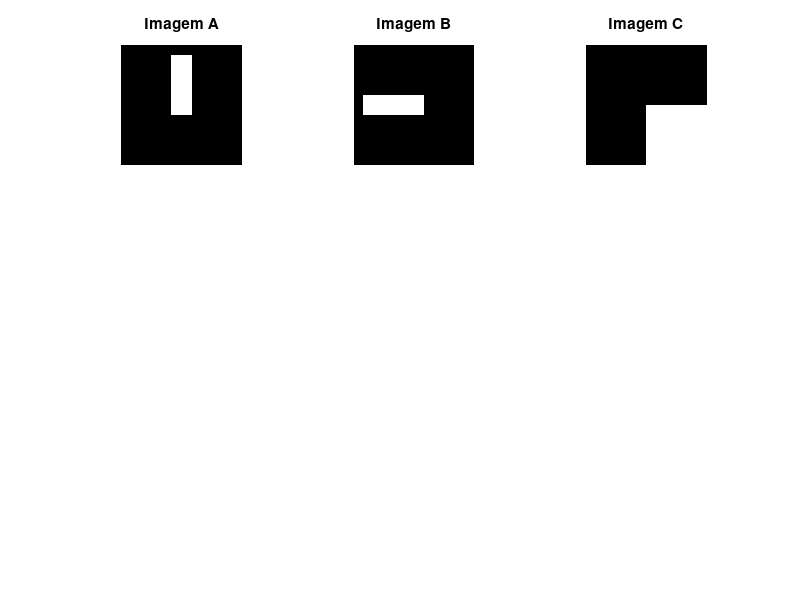
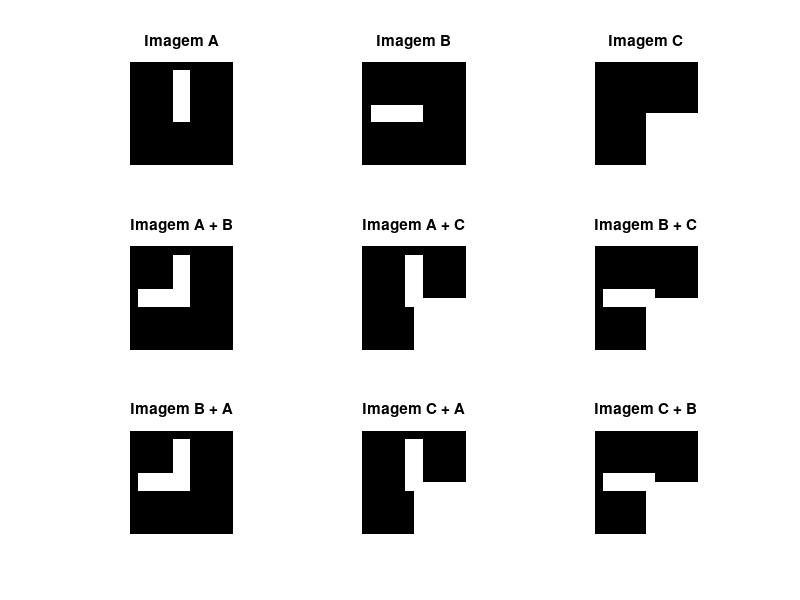
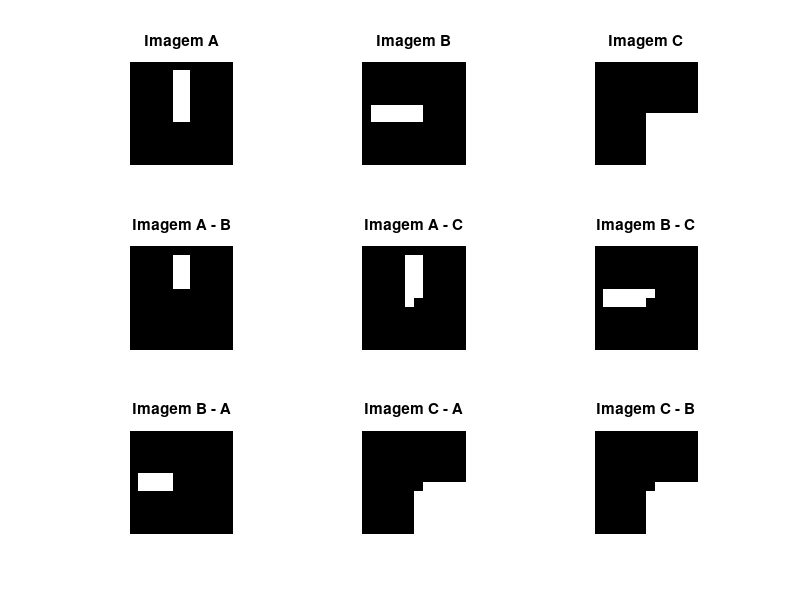
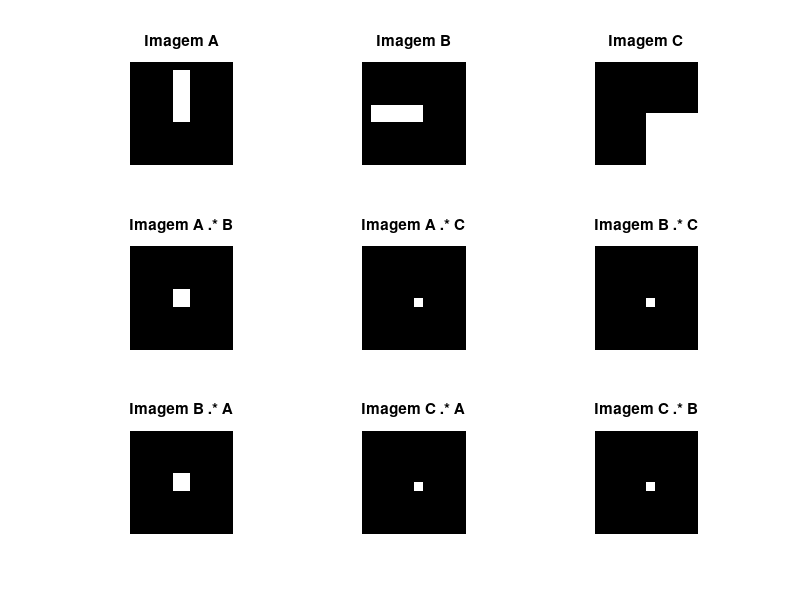

MATLAB code to generate these figures, in order: (Note: this script raises an error after producing the figures.)
# Kariny Mylena Pereira Abrahão - 212050013

# Exercício 01
A=zeros(300,300); %cria matriz 300x300 preenchida com zeros
A(25:175,125:175)=1; %muda pixels para 1 em: (linha 25 a 175 e coluna 125 a 175)

B=zeros(300,300);
B(125:175,25:175)=1;

C=zeros(300,300);
C(150:300,150:300)=1;

# Exercício 02
function plot1(A, B, C)
  figure;
  subplot(3,3,1), imshow(A),
  title('Imagem A')

  subplot(3,3,2), imshow(B),
  title('Imagem B')

  subplot(3,3,3), imshow(C),
  title('Imagem C')
end
plot1(A, B, C)
# Plotando as imagens geradas (A, B, C) na mesma janela;
# Onde, a janela tem 3 linhas, 3 colunas de imagens.

# Exercício 03
#Somas e Visualização
plot1(A, B, C)
AB = A + B;
subplot(3,3,4), imshow(AB),
title('Imagem A + B')

AC = A + C;
subplot(3,3,5), imshow(AC),
title('Imagem A + C')

BC = B + C;
subplot(3,3,6), imshow(BC),
title('Imagem B + C')

#Fatores Trocados
BA = B + A;
subplot(3,3,7), imshow(BA),
title('Imagem B + A')

CA = C + A;
subplot(3,3,8), imshow(CA),
title('Imagem C + A')

CB = C + B;
subplot(3,3,9), imshow(CB),
title('Imagem C + B')

#Resultados: Podemos visualizar que a ordem dos fatores não altera os resultados
# a soma das matrizes atende a propriedade da comutatividade.

# Exercício 04
#Subtrações e Visualização
plot1(A, B, C)
AB = A - B;
subplot(3,3,4), imshow(AB),
title('Imagem A - B')

AC = A - C;
subplot(3,3,5), imshow(AC),
title('Imagem A - C')

BC = B - C;
subplot(3,3,6), imshow(BC),
title('Imagem B - C')

#Fatores Trocados
BA = B - A;
subplot(3,3,7), imshow(BA),
title('Imagem B - A')

CA = C - A;
subplot(3,3,8), imshow(CA),
title('Imagem C - A')

CB = C - B;
subplot(3,3,9), imshow(CB),
title('Imagem C - B')

#Resultados: Podemos visualizar que a ordem dos fatores altera os resultados
# a subtração das matrizes não atende a propriedade da comutatividade.

# Exercício 05
#Multiplicações e Visualização
plot1(A, B, C)
AB = A .* B;
subplot(3,3,4), imshow(AB),
title('Imagem A .* B')

AC = A .* C;
subplot(3,3,5), imshow(AC),
title('Imagem A .* C')

BC = B .* C;
subplot(3,3,6), imshow(BC),
title('Imagem B .* C')

#Fatores Trocados
BA = B .* A;
subplot(3,3,7), imshow(BA),
title('Imagem B .* A')

CA = C .* A;
subplot(3,3,8), imshow(CA),
title('Imagem C .* A')

CB = C .* B;
subplot(3,3,9), imshow(CB),
title('Imagem C .* B')

#Resultados: Podemos visualizar que a ordem dos fatores não altera os resultados
# a multiplicação das matrizes atende a propriedade da comutatividade.

# Exercício 06
#Divisões e Visualização
plot1(A, B, C)
AB = A ./ B;
subplot(3,3,4), imshow(AB),
title('Imagem A ./ B')

AC = A ./ C;
subplot(3,3,5), imshow(AC),
title('Imagem A ./ C')

BC = B ./ C;
subplot(3,3,6), imshow(BC),
title('Imagem B ./ C')

#Fatores Trocados
BA = B ./ A;
subplot(3,3,7), imshow(BA),
title('Imagem B ./ A')

CA = C ./ A;
subplot(3,3,8), imshow(CA),
title('Imagem C ./ A')

CB = C ./ B;
subplot(3,3,9), imshow(CB),
title('Imagem C ./ B')

#Resultados: Podemos visualizar que a ordem dos fatores altera os resultados
# a divisão das matrizes não atende a propriedade da comutatividade.

# Exercício 07
#Abrir e Exibir imagem
img = imread('lenaCor.bmp');
figure,imshow(img);title('Imagem Lena');

#Exibir primeiro canal da imagem(red)
R = img(:,:,1)
figure, imshow(R); title('Vermelha')

#Exibir o tamanho da imagem
size (img)

#Remover 50 pixels de cada lado da imagem
img_crop = img(50:end-50, 50:end-50, :);
figure, imshow(img_crop);
title('Imagem recortada');

#Criar uma imagem em tons de cinza com base na média dos 3 canais e exibir
% Separar os canais
R = img(:,:,1);
G = img(:,:,2);
B = img(:,:,3);

% Converter para double pra evitar problemas de overflow
R = double(R);
G = double(G);
B = double(B);

% Calcular a média
gray = (R + G + B) / 3;

% Converter de volta para uint8
gray = uint8(gray);

% Exibir imagem em tons de cinza
figure, imshow(gray);
title('Imagem em tons de cinza (media dos canais)');
